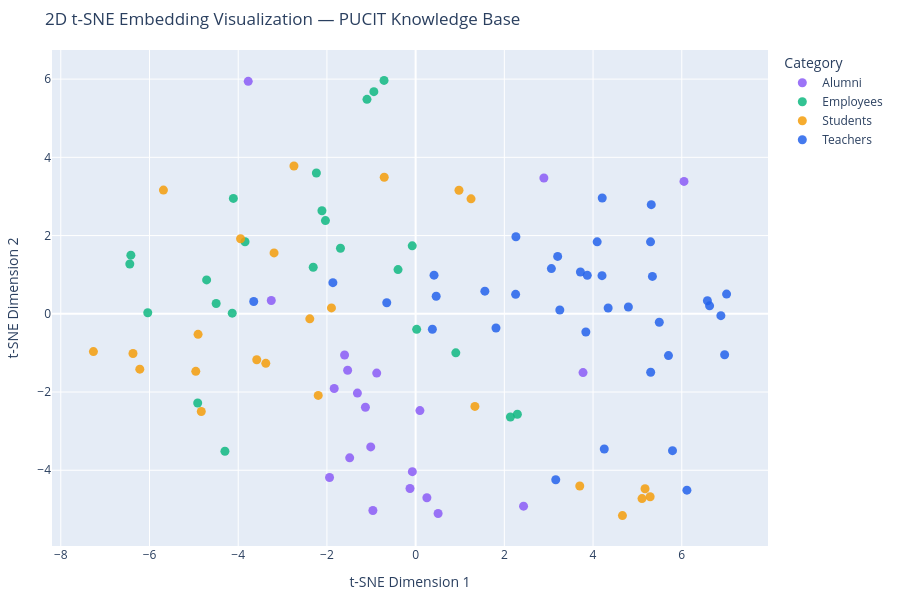

Write notebook code for a chart like this one.
### Code cell
import numpy as np
import pandas as pd
import plotly.express as px
import plotly.graph_objects as go
from sklearn.manifold import TSNE

# 1. Reduce dimensions of numeric embedding vectors (not records)
# Note: perplexity must be smaller than the number of samples (e.g. 5 or min(30, n_samples - 1))
perplexity_val = min(30, max(1, len(vectors) - 1))
tsne = TSNE(n_components=2, random_state=42, perplexity=perplexity_val)
reduced_vectors = tsne.fit_transform(vectors)

# 2. Add coordinates to your DataFrame
df_kb['x'] = reduced_vectors[:, 0]
df_kb['y'] = reduced_vectors[:, 1]

# 3. Create interactive scatter plot with Plotly Express
# (Handles categorical color mapping, legends, and hover cards automatically)
fig = px.scatter(
    df_kb,
    x='x',
    y='y',
    color='category',
    hover_name='title',
    hover_data={'x': False, 'y': False, 'category': True, 'snippet': True},
    title='2D t-SNE Embedding Visualization — PUCIT Knowledge Base',
    color_discrete_map={
        'Teachers': '#2563EB',  # Blue
        'Employees': '#10B981',  # Green
        'Students': '#F59E0B',  # Amber
        'Alumni': '#8B5CF6',  # Purple
    },
    opacity=0.85,
    width=900,
    height=600,
)

fig.update_traces(marker=dict(size=9))
fig.update_layout(
    xaxis_title='t-SNE Dimension 1',
    yaxis_title='t-SNE Dimension 2',
    legend_title_text='Category',
    margin=dict(r=20, b=30, l=30, t=50),
)

fig.show()

### Figure 1 — Plotly figure (JSON) as saved in the notebook; plotly's stock layout.template omitted (floating-point values rounded to 4 significant figures)
{"data": [{"customdata": [["Alumni", "## Academic Alumni in Pakistani Higher Education..."], ["Alumni", "* Numerous lecturers and lab instructors across the four departments graduated with honors from PUCIT undergraduate prog..."], ["Alumni", "## Global Academic Placements & PhD Graduates..."], ["Alumni", "---..."], ["Alumni", "* **High-Performance Distributed Middleware**: Fault-tolerant consensus protocols, edge-cloud offloading algorithms, and..."], ["Alumni", "## Employment in Major Pakistani Technology Companies..."], ["Alumni", "* **10Pearls & VentureDive**: Engineering digital experiences, mobile applications, and AI integrations for internationa..."], ["Alumni", "* **Afiniti & TRG Pakistan**: Alumni work as artificial intelligence engineers and speech analytics specialists optimizi..."], ["Alumni", "## Global Big Tech & International Footprint..."], ["Alumni", "* **Meta (Facebook)**: Core software engineers optimizing distributed social graph queries, video streaming pipelines, a..."], ["Alumni", "* **Apple & Oracle**: Database kernel developers, iOS framework engineers, and enterprise ERP consultants in the US and ..."], ["Alumni", "---..."], ["Alumni", "* **Alumni Referral Pipeline**: The extensive PUCIT alumni Slack, WhatsApp, and LinkedIn networks actively post internat..."], ["Alumni", "## Startup Founders & Tech Innovators..."], ["Alumni", "  * Delivers agentic AI architectures and full-stack software systems addressing automation challenges in healthcare, re..."], ["Alumni", "---..."], ["Alumni", "* The on-campus Software Technology Park at Quaid-i-Azam Campus was specifically designed to provide subsidized office s..."], ["Alumni", "## Organizational Structure & Alumni Platforms..."], ["Alumni", "  * **Mock Technical Interviews**: Organizing behavioral and data structures/algorithms mock interviews for graduating s..."], ["Alumni", "---..."], ["Alumni", "* **Hardware & Lab Sponsorships**: Past batches have sponsored hardware upgrades, GPU compute nodes for AI research labs..."]], "hovertemplate": "<b>%{hovertext}</b><br><br>category=%{customdata[0]}<br>snippet=%{customdata[1]}<extra></extra>", "hovertext": ["Distinguished Academic and Research Alumni - PUCIT / FCIT", "Academia", "Academia", "Academia", "Academia", "Global Tech Workforce and Corporate Placement - PUCIT / FCIT Alumni", "Careers", "Careers", "Careers", "Careers", "Careers", "Careers", "Careers", "Notable Tech Founders and Industry Leaders - PUCIT / FCIT Alumni", "Founders", "Founders", "Founders", "PUCIT Alumni Network and Associations - PUCIT / FCIT", "Network", "Network", "Network"], "legendgroup": "Alumni", "marker": {"color": "#8B5CF6", "opacity": 0.85, "size": 9, "symbol": "circle"}, "mode": "markers", "name": "Alumni", "orientation": "v", "showlegend": true, "type": "scatter", "x": [-1.533, -0.8773, -1.602, -0.9637, 6.05, -1.836, -0.1268, 2.892, -3.774, 0.2534, 2.433, 0.5067, -1.012, -1.132, 3.774, -0.07367, 0.09665, -1.313, -1.487, -3.255, -1.941], "xaxis": "x", "y": [-1.442, -1.515, -1.054, -5.028, 3.384, -1.91, -4.465, 3.471, 5.943, -4.702, -4.918, -5.105, -3.403, -2.389, -1.503, -4.035, -2.474, -2.028, -3.683, 0.3409, -4.185], "yaxis": "y"}, {"customdata": [["Employees", "## Central Administrative Leadership..."], ["Employees", "  * **Personal Assistant (PA) to Administrator / Dean**: Manages executive appointments, meeting schedules, official vis..."], ["Employees", "## Campus Management & Operational Committees..."], ["Employees", "  * **Security Incharge & Security Guards**: Manages campus gated access (Samsani Road entrance), visitor ID verificatio..."], ["Employees", "* **Email**: `info@pucit.edu.pk` / `admin@pucit.edu.pk`...."], ["Employees", "* **Location**: Examination Office, Ground Floor, Academic Block, New Campus...."], ["Employees", "  * Managing verification dossiers sent from international universities, WES (World Education Services), and employer ba..."], ["Employees", "* **Re-Sit Examinations**: Announced at the beginning of each semester for students looking to clear failed courses or i..."], ["Employees", "* **Email**: `exam@pucit.edu.pk`...."], ["Employees", "## Technical Teams & Roles..."], ["Employees", "  * Configures DNS, DHCP, Active Directory, student university email domains (`@pucit.edu.pk`), and LDAP authentication ..."], ["Employees", "  * Perform preventive maintenance, diagnostic checks, RAM upgrades, SSD replacements, and projector installations acros..."], ["Employees", "* **Email Support**: `helpdesk@pucit.edu.pk` / `network@pucit.edu.pk`...."], ["Employees", "## Library Staff & Key Responsibilities..."], ["Employees", "  * Coordinates inventory audits, book condition checks, and replacement requisitions for high-demand course textbooks...."], ["Employees", "## Library Facilities & Services..."], ["Employees", "| **Borrowing Hours** | Monday – Friday: 08:30 AM to 04:00 PM. |..."], ["Employees", "Students at the New Campus are also members of the central Punjab University Library (Quaid-e-Azam Campus), which spans ..."], ["Employees", "The FYDP Office is a centralized administrative and academic cell that oversees the multi-stage completion of capstone s..."], ["Employees", "## 2. Student Affairs & Admissions Office Staff..."], ["Employees", "## 3. Financial Aid & Scholarship Branch Staff..."], ["Employees", "PUCIT / FCIT maintains a steadfast institutional commitment ensuring that no deserving student is deprived of higher edu..."], ["Employees", "---..."], ["Employees", "* **Direct Line**: +92-42-35292947..."]], "hovertemplate": "<b>%{hovertext}</b><br><br>category=%{customdata[0]}<br>snippet=%{customdata[1]}<extra></extra>", "hovertext": ["Administration and Campus Management - PUCIT / FCIT New Campus", "Administration", "Administration", "Administration", "Administration", "Examination and Academic Branch - PUCIT / FCIT New Campus", "Examination", "Examination", "Examination", "IT Infrastructure, Network Support and Laboratory Staff - PUCIT / FCIT New Campus", "It Infrastructure", "It Infrastructure", "It Infrastructure", "Library and Learning Resource Staff - PUCIT / FCIT New Campus", "Library", "Library", "Library", "Library", "Student Affairs, Financial Aid and Project Office Staff - PUCIT / FCIT New Campus", "Student Affairs", "Student Affairs", "Student Affairs", "Student Affairs", "Student Affairs"], "legendgroup": "Employees", "marker": {"color": "#10B981", "opacity": 0.85, "size": 9, "symbol": "circle"}, "mode": "markers", "name": "Employees", "orientation": "v", "showlegend": true, "type": "scatter", "x": [-1.694, -2.112, -2.033, -2.238, -3.846, -4.712, -6.444, -6.42, -4.497, -0.397, -0.07647, 2.137, 2.294, -2.309, -1.097, -0.9419, -0.712, -4.109, 0.02331, 0.9059, -6.039, -4.299, -4.913, -4.134], "xaxis": "x", "y": [1.676, 2.634, 2.383, 3.599, 1.841, 0.8659, 1.274, 1.499, 0.2623, 1.13, 1.738, -2.64, -2.568, 1.189, 5.482, 5.68, 5.966, 2.951, -0.3965, -0.9989, 0.02681, -3.513, -2.28, 0.01608], "yaxis": "y"}, {"customdata": [["Students", "## Eligibility Criteria for Undergraduate Programs (BS)..."], ["Students", "The final merit aggregate for admission is calculated strictly on quantitative weightage determined by the University of..."], ["Students", "## Program Shifts: Morning vs. Self-Supporting (Replica)..."], ["Students", "## Scholarships & Financial Assistance Programs..."], ["Students", "---..."], ["Students", "4. **Physical Verification**: Selected candidates submit original documents, medical fitness certificates, and fee recei..."], ["Students", "## Physical Infrastructure & Facilities..."], ["Students", "* **Software Technology Park (STP) & Incubation Center**: Established through PUCIT development funds to house tech comp..."], ["Students", "---..."], ["Students", "## Transportation & Hostel Accommodations..."], ["Students", "* Hostels feature furnished rooms, mess halls serving 3 daily meals, Wi-Fi connectivity, laundry facilities, study rooms..."], ["Students", "All BS programs require completion of **130 to 136 credit hours**, distributed across general education courses, univers..."], ["Students", "* **Shifts Offered**: Morning and Self-Supporting (Afternoon)...."], ["Students", "  * Electives: Mobile Application Development, Enterprise Systems Development, Cloud Computing, Agile Software Engineeri..."], ["Students", "  * Electives: Cyber Forensics, Cloud Infrastructure Management, Internet of Things (IoT), Mobile Computing...."], ["Students", "## Postgraduate Programs..."], ["Students", "---..."], ["Students", "* Minimum CGPA to graduate: 2.00 for BS programs; 2.50 for MS programs; 3.00 for PhD...."], ["Students", "## Technical & Professional Societies..."], ["Students", "* **ACM-W Wing**: Dedicated to empowering female students in computing, hosting women-in-tech panels, mentoring circles,..."], ["Students", "## Cultural, Sports & Welfare Societies..."], ["Students", "  * **Visual Arts & Photography Wing**: Sketching, painting, digital illustrations, and campus photography exhibitions...."], ["Students", "---..."], ["Students", "* Hosts the **FCIT Annual Career Fair**, bringing 70+ top software houses (Systems Ltd, NetSol, Arbisoft, Confiz, 10Pear..."]], "hovertemplate": "<b>%{hovertext}</b><br><br>category=%{customdata[0]}<br>snippet=%{customdata[1]}<extra></extra>", "hovertext": ["Admissions, Merit Criteria, Fee Structure and Scholarships - PUCIT / FCIT New Campus", "Admissions", "Admissions", "Admissions", "Admissions", "Admissions", "Campus Facilities, Infrastructure and Student Life - PUCIT / FCIT New Campus", "Campus Life", "Campus Life", "Campus Life", "Campus Life", "Academic Degree Programs and Curriculum - PUCIT / FCIT New Campus", "Programs", "Programs", "Programs", "Programs", "Programs", "Programs", "Student Societies, Co-Curricular Clubs and Flagship Events - PUCIT / FCIT New Campus", "Societies", "Societies", "Societies", "Societies", "Societies"], "legendgroup": "Students", "marker": {"color": "#F59E0B", "opacity": 0.85, "size": 9, "symbol": "circle"}, "mode": "markers", "name": "Students", "orientation": "v", "showlegend": true, "type": "scatter", "x": [-3.582, -6.218, -6.372, -4.956, -4.832, -4.905, -3.192, 1.336, -2.743, -0.708, -3.947, -3.378, 5.172, 5.287, 5.104, 4.663, 3.7, -7.264, -1.898, 1.249, 0.9773, -2.386, -5.686, -2.196], "xaxis": "x", "y": [-1.174, -1.416, -1.015, -1.47, -2.498, -0.5246, 1.557, -2.368, 3.778, 3.492, 1.92, -1.267, -4.473, -4.677, -4.724, -5.158, -4.403, -0.9665, 0.1497, 2.938, 3.157, -0.1286, 3.163, -2.087], "yaxis": "y"}, {"customdata": [["Teachers", "## Senior Academic Leadership..."], ["Teachers", "* **Key Role**: Leads academic, strategic, and research initiatives across all four FCIT constituent departments; spearh..."], ["Teachers", "## Faculty Members & Researchers..."], ["Teachers", "* **Teaching Domains**: Design and Analysis of Algorithms, Data Structures, Operating Systems...."], ["Teachers", "* **Key Projects**: Intelligent Transport Systems (real-time vehicle tracking & speed estimation), handwritten text reco..."], ["Teachers", "* **Research Specialization**: Computer Networks, Distributed Computing, Scalable Storage Systems, Network Optimization...."], ["Teachers", "* **Specialization**: Computer Architecture, Digital Logic Design, Data Structures...."], ["Teachers", "* **Specialization**: Operating Systems, Systems Programming, Computer Graphics...."], ["Teachers", "* **Specialization**: Data Mining, Biomedical Data Analysis, Computational Biology...."], ["Teachers", "---..."], ["Teachers", "* **Intelligent Systems**: Artificial Intelligence, Machine Learning, Computer Vision, Digital Image Processing, Natural..."], ["Teachers", "## Senior Faculty & Departmental Leaders..."], ["Teachers", "* **Supervision**: Has supervised dozens of MS/MPhil and PhD research students in Urdu Sentiment Analysis, Named Entity ..."], ["Teachers", "* **Courses Taught**: Advanced Databases, Big Data Analytics, Knowledge Engineering, Data Warehousing & Mining...."], ["Teachers", "* **Collaborative Labs**: Collaborative research with global institutions including the University of Wollongong and Eur..."], ["Teachers", "---..."], ["Teachers", "  * **Techtics AI Lab & Collaborative Center**: Bridging student research projects with real-world enterprise applicatio..."], ["Teachers", "## Senior Faculty & Departmental Leaders..."], ["Teachers", "* **Key Courses**: Topics in Artificial Intelligence, Computational Modeling, Advance Crowd Simulation, Data Mining & In..."], ["Teachers", "* **Courses Taught**: Information Systems, Social Computing, Web Development, Database Administration...."], ["Teachers", "* **Courses Taught**: Computer Networks, Advanced Networking, Network Security, System & Network Administration...."], ["Teachers", "4. **Information Architecture**: Web technologies, REST APIs, enterprise storage systems, disaster recovery planning...."], ["Teachers", "## Quick Lookup Table..."], ["Teachers", "| **Prof. Dr. Muhammad Kamran Malik** | Professor & Central Administrator | Data Science | NLP, Urdu Linguistics, Machin..."], ["Teachers", "| **Dr. M. Nazar Amin Khan** | Associate Professor | Computer Science | Computer Vision, Document Analysis, OCR | `nazar..."], ["Teachers", "| **Dr. Muhammad Abdullah** | Assistant Professor | Data Science | Machine Learning, Algorithmic Trading Systems | `abdu..."], ["Teachers", "| **Dr. Zobia Sohail** | Assistant Professor | Computer Science | Applied Machine Learning, Algorithm Design | `zobia.so..."], ["Teachers", "| **Ms. Mufrah Naveed** | Lecturer | Computer Science | Object-Oriented Labs, Software Foundations | `mufrah.naveed@puci..."], ["Teachers", "* **Official Website**: [PUCIT Official Portal](https://pucit.edu.pk/)..."], ["Teachers", "## Senior Faculty & Research Leads..."], ["Teachers", "* **Academic Contributions**: Has supervised numerous MPhil and PhD dissertations in high-performance cloud middleware, ..."], ["Teachers", "* **Research Specialization**: Human-Computer Interaction (HCI), Usability Engineering, Natural Language Processing, Sof..."], ["Teachers", "* **Courses Taught**: Human-Computer Interaction, Software Engineering, Object-Oriented Analysis & Design (OOAD), Softwa..."], ["Teachers", "* **Courses Taught**: Discrete Mathematics, Applied Calculus, Formal Methods, Software Architecture & Design...."], ["Teachers", "---..."], ["Teachers", "4. **Agile Methodologies & Project Management**: Scrum workflows, backlog grooming, requirement traceability, and versio..."]], "hovertemplate": "<b>%{hovertext}</b><br><br>category=%{customdata[0]}<br>snippet=%{customdata[1]}<extra></extra>", "hovertext": ["Department of Computer Science Faculty - PUCIT / FCIT New Campus", "Computer Science", "Computer Science", "Computer Science", "Computer Science", "Computer Science", "Computer Science", "Computer Science", "Computer Science", "Computer Science", "Computer Science", "Department of Data Science Faculty - PUCIT / FCIT New Campus", "Data Science", "Data Science", "Data Science", "Data Science", "Data Science", "Department of Information Technology Faculty - PUCIT / FCIT New Campus", "Information Technology", "Information Technology", "Information Technology", "Information Technology", "Comprehensive Faculty Directory Overview - PUCIT / FCIT New Campus", "Overview", "Overview", "Overview", "Overview", "Overview", "Overview", "Department of Software Engineering Faculty - PUCIT / FCIT New Campus", "Software Engineering", "Software Engineering", "Software Engineering", "Software Engineering", "Software Engineering", "Software Engineering"], "legendgroup": "Teachers", "marker": {"color": "#2563EB", "opacity": 0.85, "size": 9, "symbol": "circle"}, "mode": "markers", "name": "Teachers", "orientation": "v", "showlegend": true, "type": "scatter", "x": [-0.6511, 1.561, 4.207, 5.338, 5.312, 4.093, 3.715, 3.061, 4.202, 3.87, 5.791, 0.4636, 3.25, 4.34, 3.838, 5.296, 3.159, 0.4149, 4.796, 3.202, 2.261, 5.299, -1.865, 5.493, 6.578, 7.01, 6.882, 6.627, -3.65, 0.3774, 5.7, 1.811, 6.116, 2.254, 6.966, 4.253], "xaxis": "x", "y": [0.2835, 0.5791, 2.96, 0.9557, 2.79, 1.84, 1.067, 1.156, 0.9749, 0.9829, -3.499, 0.4476, 0.09587, 0.1475, -0.4648, 1.839, -4.242, 0.9883, 0.1744, 1.467, 1.971, -1.494, 0.7964, -0.2171, 0.3336, 0.5031, -0.04799, 0.2026, 0.3154, -0.3957, -1.069, -0.3632, -4.508, 0.4976, -1.048, -3.457], "yaxis": "y"}], "layout": {"height": 600, "legend": {"title": {"text": "Category"}, "tracegroupgap": 0}, "margin": {"b": 30, "l": 30, "r": 20, "t": 50}, "title": {"text": "2D t-SNE Embedding Visualization — PUCIT Knowledge Base"}, "width": 900, "xaxis": {"anchor": "y", "domain": [0, 1], "title": {"text": "t-SNE Dimension 1"}}, "yaxis": {"anchor": "x", "domain": [0, 1], "title": {"text": "t-SNE Dimension 2"}}}}
